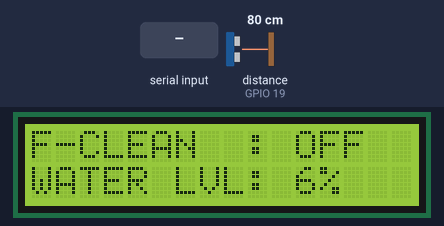
This sketch was run on a simulated ESP8266 (NodeMCU). On the bench: 16×2 character LCD. Wiring (inferred from the names in the program): ultrasonic range finder: trigger GPIO 18; echo GPIO 19. The inputs (shaded band) are chosen by the test bench; at power-on: distance to the obstacle (sensor on GPIO 19) 80 cm. The echo pulse lasts 58.3 µs per cm; WiFi joins after 1.5 s; servers stay silent unless stated; no MQTT or app messages arrive unless stated; what the sketch prints to the serial monitor is not drawn.

Above: at 4.2 s.
4.3 s: "n" received over the second serial link
At 7.5 s:
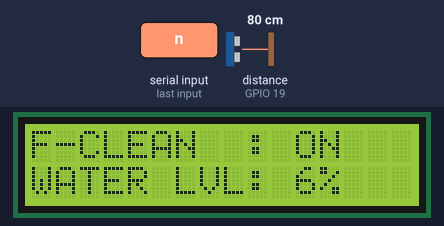
7.8 s: distance to the obstacle (sensor on GPIO 19) set to 2 cm
At 10.4 s:
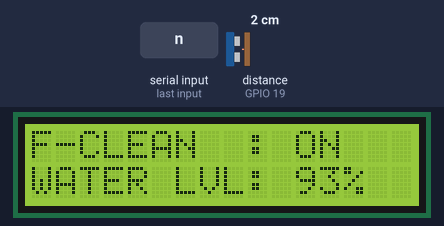
10.8 s: "f" received over the second serial link
At 13.2 s:
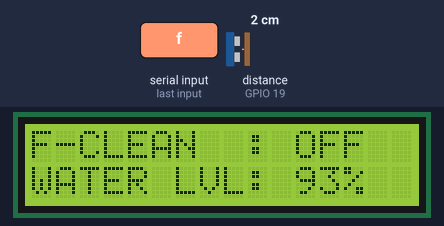
13.9 s: distance to the obstacle (sensor on GPIO 19) set to 4 cm
At 16.0 s:
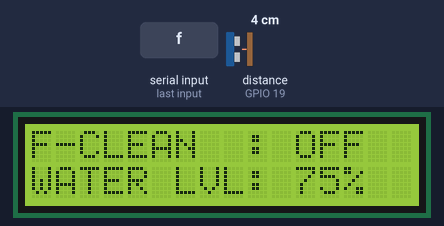
18.4 s: distance to the obstacle (sensor on GPIO 19) set to 9 cm
At 18.8 s:
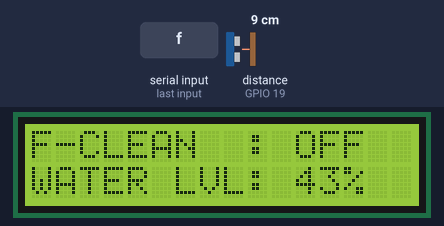
Timing chart, 0 to 21.0 s (numbered marks = the images above; inputs shaded):
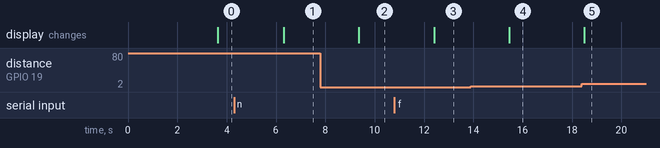

Measured:
- after the input at 4.3 s, the display: changes after 2.0 s (image 1)
- after the input at 7.8 s, the display: changes after 1.6 s (image 2)
- after the input at 10.8 s, the display: changes after 1.6 s (image 3)
- after the input at 13.9 s, the display: changes after 1.6 s (image 4)
- after the input at 18.4 s, the display: changes after 0.10 s (image 5)

The sketch:

esp_iot.ino
```cpp
#include <WiFi.h>
#include <PubSubClient.h>

#include <Wire.h>
#include <LiquidCrystal_I2C.h>
LiquidCrystal_I2C lcd(0x27, 16, 2);
unsigned long nows, before;

//TELEGRAM
#include "CTBot.h"
#define chatID 1308157974
CTBot myBot;
String token = "1399258400:AAGEOPpu5IOG8UE4Wq8ZaHeJ22T_g7HGOwM";
//--------

#define triggerPin  18
#define echoPin     19

#define PUB_INTERVAL 30

unsigned lastPublish = 0;

//FLEX-IOT SEND TO WIDGET
unsigned int setKosong = 16;
bool indikator = 0;

// Update these with values suitable for your network.
const char* ssid = "robotku"; // ssid WIfi
const char* password = "robot1234"; // Password Wifi

//Backend credentials
const char* mqtt_server = "mqtt.flexiot.xl.co.id";
const char* clientId = "5426471190455434";  //MAC ADDRESS [Menu Device Operation]
String DEVICE_SERIAL = "5426471190455434" ; //MAC ADRESSS [Menu Device Operation]

/* [Menu Device Onboarding (json)]*/
const char* EVENT_TOPIC = "fclean/fclean/v2/common";
String SUB_TOPIC_STRING = "+/" + DEVICE_SERIAL + "/fclean/fclean/v2/sub";
const char* mqtt_username = "fclean-fclean-v2_6092";
const char* mqtt_password = "1610679895_6092";
/*-------------------------------*/

WiFiClient espClient;
PubSubClient client(espClient);
char msg[300];

void kirim(String pesan);
long jarakAir();

void setup_wifi() {

  delay(10);
  // We start by connecting to a WiFi network
  Serial.println();
  Serial.print("Connecting to ");
  Serial.println(ssid);

  WiFi.begin(ssid, password);

  while (WiFi.status() != WL_CONNECTED) {
    delay(500);
    Serial.print(".");
  }
  myBot.setTelegramToken(token); //TOKEN SETT
  kirim("START TELEGRAM");
  randomSeed(micros());

  Serial.println("");
  Serial.println("WiFi connected");
  Serial.println("IP address: ");
  Serial.println(WiFi.localIP());
}

//receiving a message
void callback(char* topic, byte* payload, long length) {
  Serial.print("Message arrived [");
  Serial.print(topic);
  Serial.println("] ");

  String message = "";

  for (int i = 0; i < length; i++) {
    message += (char)payload[i];
  }

  Serial.print("Payload");
  Serial.println(message);
  //
}

void reconnect() {
  // Loop until we're reconnected
  while (!client.connected()) {
    Serial.print("Attempting MQTT connection...");
    // Attempt to connect
    if (client.connect(clientId, mqtt_username, mqtt_password)) {
      Serial.println("connected");
      //subscribe to the topic
      const char* SUB_TOPIC = SUB_TOPIC_STRING.c_str();
      client.subscribe(SUB_TOPIC);
    } else {
      Serial.print("failed, rc=");
      Serial.print(client.state());
      Serial.println(" try again in 5 seconds");
      // Wait 5 seconds before retrying
      delay(5000);
    }
  }
}

void setup() {

  Serial.begin(9600);
  Serial2.begin(9600);

  //LCD
  lcd.init();
  lcd.backlight();
  lcd.clear();
  lcd.setCursor(0, 0);
  lcd.print("Connecting WiFi.");

  //Ultra
  pinMode(triggerPin, OUTPUT);
  pinMode(echoPin, INPUT);

  setup_wifi();
  client.setServer(mqtt_server, 1883);
  client.setCallback(callback);

  //Timer LCD
  nows = millis();
  before = nows;
}

void loop() {
  if (Serial2.available()) {

    char recv = Serial2.read();

    if (recv == 'n') {
      //Serial.println("OKN");
      indikator = 1;
      kirim("F-CLEAN ON");
    } else if (recv == 'f') {
      //Serial.println("OKF");
      indikator = 0;
      kirim("F-CLEAN OFF");
    } else {}

    Serial2.end();
    Serial2.begin(9600);
  }

  if (WiFi.status() != WL_CONNECTED) {
    setup_wifi();
  }
  if (WiFi.status() == WL_CONNECTED && !client.connected()) {
    reconnect();
  }

  client.loop();

  if (millis() - lastPublish >= PUB_INTERVAL * 50UL) {
    readSensor();
    lastPublish = millis();
  }

  //LCD
  nows = millis();
  if (nows - before >= 2000L) {
    viewDisplay();
    before = nows;
  }

}
void publish_message(const char* message) {
  client.publish(EVENT_TOPIC, message);
}
void readSensor() {
  //sensor calculation
  int level = jarakAir();

  //int level = 10;
  String kirim;
  //{"eventName":"amd2020","status":"<none>","level":"<levelair>","v1":"<macAddressOfDevice>"}
  kirim += "{\"eventName\":\"amd2020\",\"status\":\"<none>\",\"level\":\"";
  kirim += level; kirim += "\",\"indikator\":\"";
  kirim += indikator;
  kirim += "\",\"v2\":\"" + DEVICE_SERIAL + "\"}";
  Serial.print("Mengirim : ");
  Serial.println(kirim);
  char*msg = (char*)kirim.c_str();
  publish_message(msg);

  delay(1500);
}
long jarakAir() {
  long duration, jarak;

  digitalWrite(triggerPin, LOW);
  delayMicroseconds(2);
  digitalWrite(triggerPin, HIGH);
  delayMicroseconds(10);
  digitalWrite(triggerPin, LOW);

  duration = pulseIn(echoPin, HIGH);

  jarak = (duration / 2) / 29.1;
  jarak = setKosong - jarak;
  jarak = constrain(jarak, 1, 30);

  //  Serial.println("jarak :");
  //  Serial.print(jarak);
  //  Serial.println(" cm");

  return jarak;
}
void kirim(String pesan) {
  myBot.sendMessage(chatID, pesan);
}
void viewDisplay() {
  String robotStatus = "OFF";
  int persentase=(jarakAir()*100/setKosong);

  if (indikator)robotStatus = "ON";

  lcd.clear();
  lcd.setCursor(0, 0);
  lcd.print("F-CLEAN  : ");
  lcd.print(robotStatus);
  lcd.setCursor(0, 1);
  lcd.print("WATER LVL: ");
  lcd.print(persentase);
  lcd.print("%");
//lcd.print(jarakAir());
}
```
